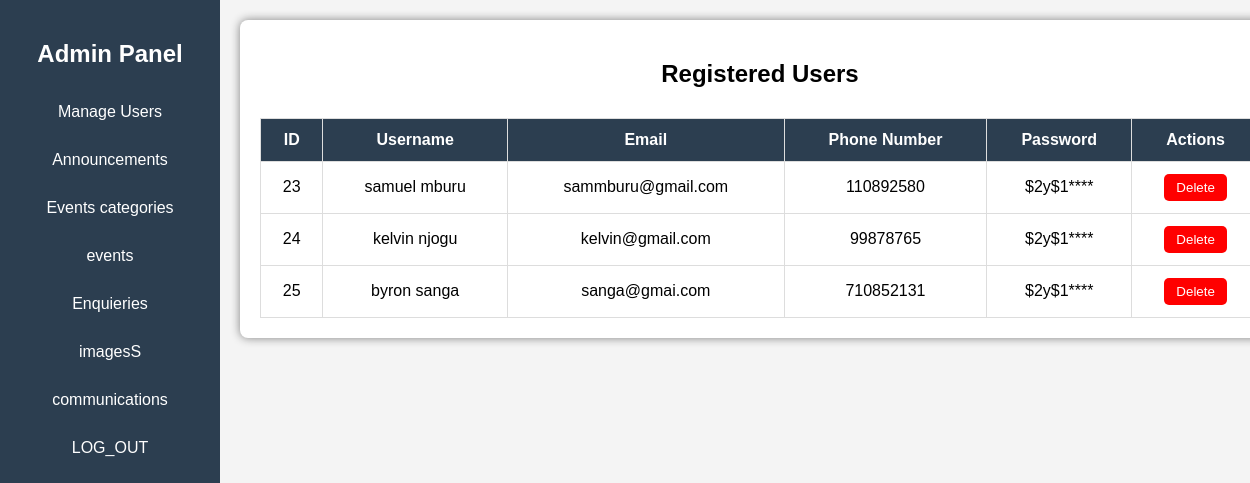
/login/events/events/admin.php, run on the app's committed database.
### tables this page shows
CREATE TABLE `users` (
  `ID` int(11) NOT NULL,
  `username` varchar(128) NOT NULL,
  `phone_number` int(10) NOT NULL,
  `Email` varchar(255) NOT NULL,
  `password` varchar(255) NOT NULL
);

### login/events/events/admin.php (the view, shortened to what this page needs)
<?php
include('config.php');
?>
<!DOCTYPE html>
<html lang="en">
<head>
    <link rel="stylesheet" href="admin.css">
</head>
<body>
    <div class="menu">
        <h2>Admin Panel</h2>
        <ul>
            <li><a href="admin.php">Manage Users</a></li>
            <li><a href="admin_announcements.php">Announcements</a></li>
            <li><a href="admin_eventcategories.php">Events categories</a></li>
            <li><a href="admin_events.php"> events</a></li>
            <li><a href="admi_mess.php">Enquieries</a></li>
            <li><a href="admin_upload2.php">imagesS</a></li>
            <li><a href="admin_comm.php">communications</a></li>
            <li><a href="admin_login.php">LOG_OUT</a></li>
        </ul>
    </div>
    <div class="admin-container">
        <h2>Registered Users</h2>
        <div class="table-container">
            <table>
                <thead>
                    <tr>
                        <th>ID</th>
                        <th>Username</th>
                        <th>Email</th>
                        <th>Phone Number</th>
                        <th>Password</th>
                        <th>Actions</th>
                    </tr>
                </thead>
                <tbody id="userTableBody">
                    <?php
                    $query = "SELECT * FROM users";
                    $result = mysqli_query($connection, $query);
                    while ($row = mysqli_fetch_assoc($result)) {
                        echo "<tr>";
                        echo "<td>" . htmlspecialchars($row['ID']) . "</td>";
                        echo "<td>" . htmlspecialchars($row['username']) . "</td>";
                        echo "<td>" . htmlspecialchars($row['Email']) . "</td>";
                        echo "<td>" . htmlspecialchars($row['phone_number']) . "</td>";
                        echo "<td class='password-column'>" . substr(htmlspecialchars($row['password']), 0, 5) . "****</td>";
                        echo "<td>
                                <form action='delete_users.php' method='POST' onsubmit='return confirm(\"Are you sure you want to delete this user?\");'>
                                    <input type='hidden' name='id' value='" . htmlspecialchars($row['ID']) . "'>
                                    <button type='submit' class='delete-btn'>Delete</button>
                                </form>
                              </td>";
                        echo "</tr>";
                    }
                    ?>
                </tbody>
            </table>
        </div>
    </div>
</body>
</html>

### login/events/events/admin.css (style rules this page uses)
body { font-family: Arial, sans-serif; margin: 0; padding: 0; background-color: #f4f4f4; }
.menu { width: 220px; height: 100vh; position: fixed; left: 0; top: 0; background-color: #2c3e50; padding-top: 20px; color: white; }
.menu h2 { text-align: center; margin-bottom: 20px; }
.menu ul { list-style: none; padding: 0; }
.menu ul li { padding: 15px; text-align: center; }
.menu ul li a { text-decoration: none; color: white; display: block; font-size: 16px; }
.admin-container { margin-left: 240px; padding: 20px; background: white; box-shadow: 0px 0px 10px gray; border-radius: 8px; width: 80%; margin-top: 20px; }
h2 { text-align: center; margin-bottom: 15px; }
.table-container { overflow-x: auto; width: 100%; }
table { width: 100%; border-collapse: collapse; margin-top: 15px; background: white; }
th, td { padding: 12px; border: 1px solid #ddd; text-align: center; }
th { background: #2c3e50; color: white; }
.password-column { width: 120px; text-overflow: ellipsis; white-space: nowrap; overflow: hidden; }
.delete-btn { background: red; color: white; border: none; padding: 6px 12px; cursor: pointer; border-radius: 5px; transition: 0.3s; }

### data on the page
users: ID "23", username "samuel mburu", Email "sammburu@gmail.com", phone_number "110892580", password "$2y$1"
users: ID "24", username "kelvin njogu", Email "kelvin@gmail.com", phone_number "99878765", password "$2y$1"
users: ID "25", username "byron sanga", Email "sanga@gmai.com", phone_number "710852131", password "$2y$1"
